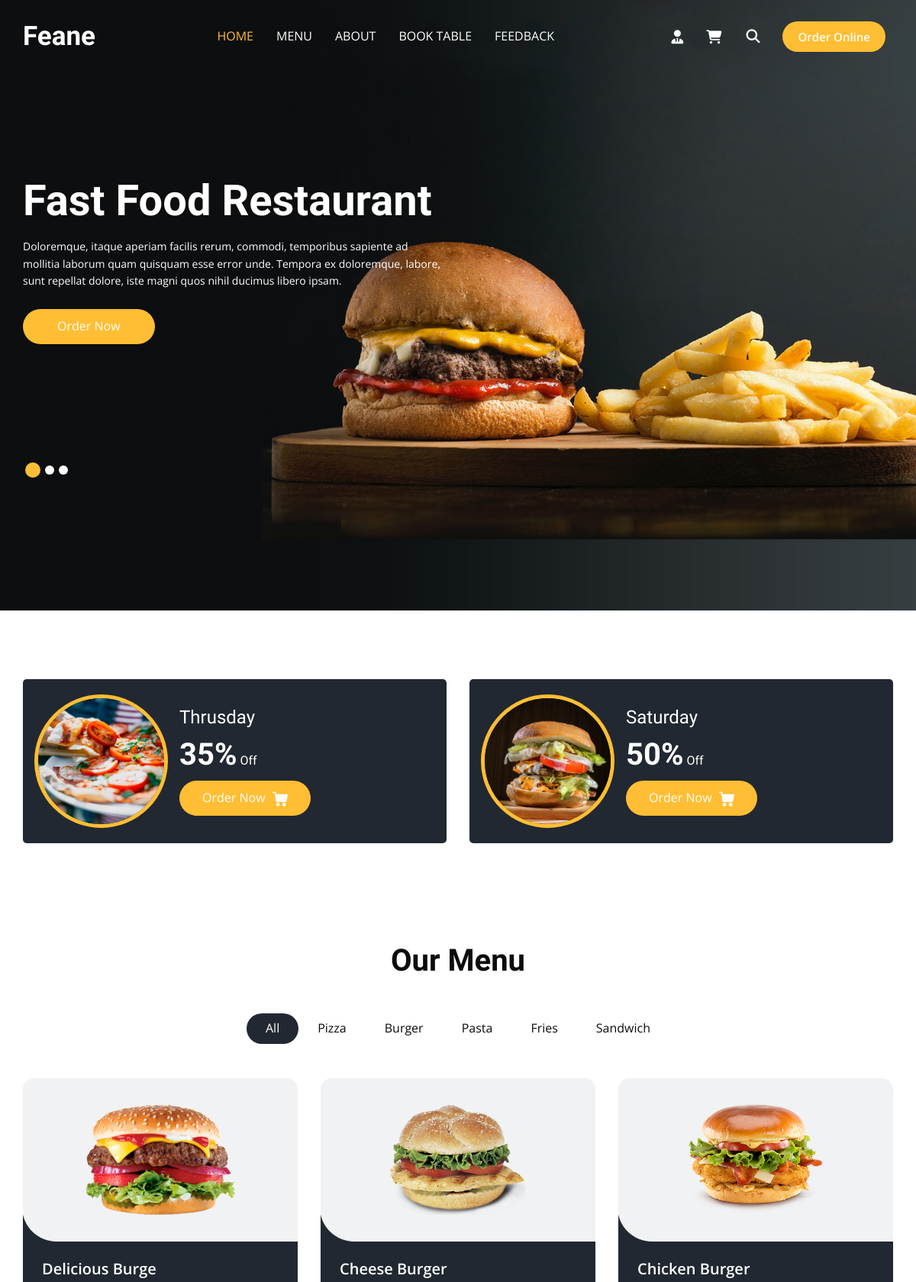
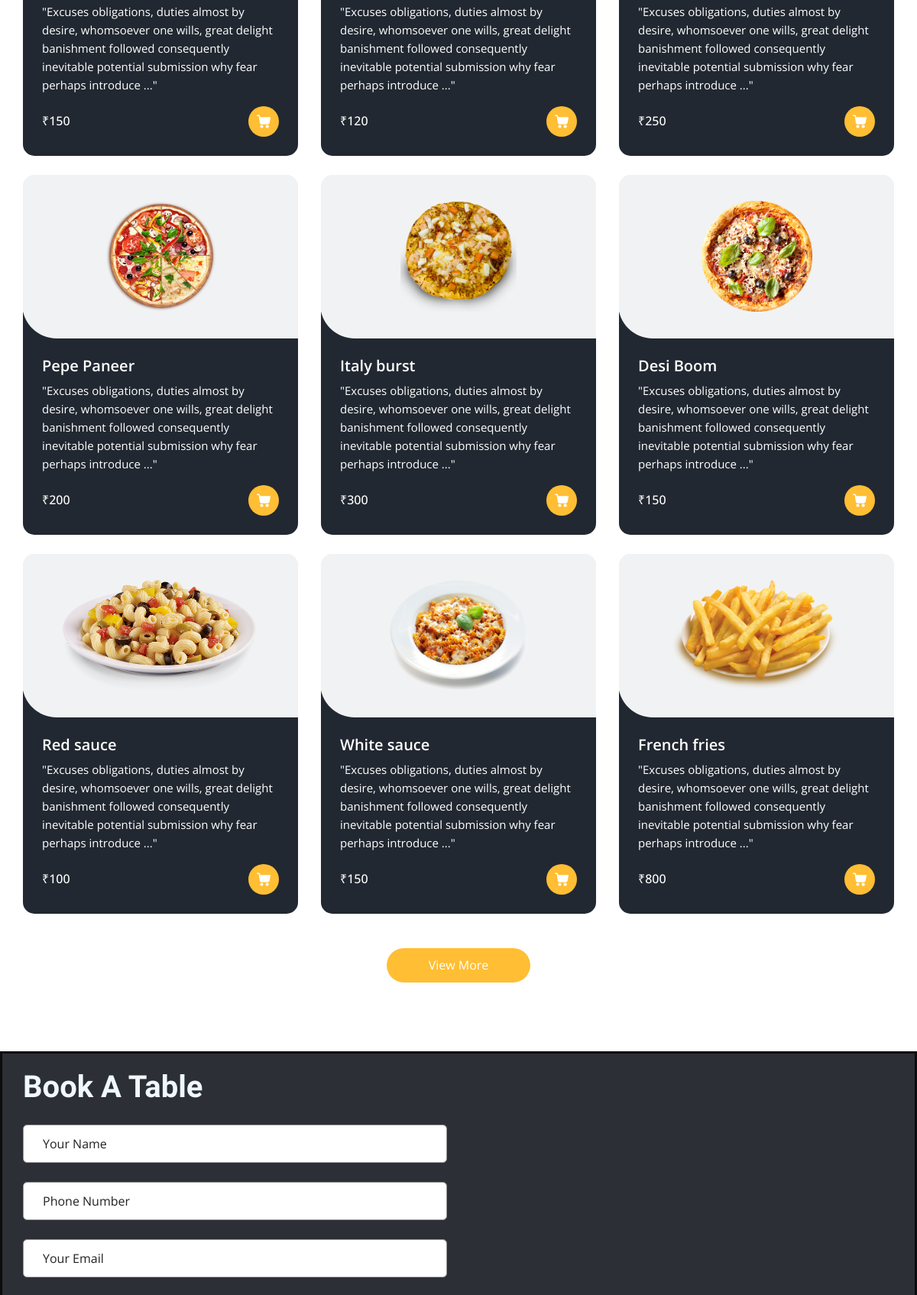
The page / (upper part) on the database its author committed (2 pictures, top to bottom).
### BaseApp/models.py (models this page shows, shortened)
class Offer(models.Model):
    Day_name = models.CharField(max_length=10)
    Off = models.CharField(max_length=15)
    Image = models.ImageField()

class ItemList(models.Model):
    Category_name = models.CharField(max_length=15)
    def __str__(self):
        return self.Category_name

class Items(models.Model):
    Item_name = models.CharField(max_length=15)
    Description = models.TextField(blank=False)
    Price = models.IntegerField()
    Category = models.ForeignKey(ItemList, related_name='Name', on_delete=models.CASCADE)
    Image = models.ImageField(upload_to='Items/')

### BaseApp/views.py (the view)
# urls.py: path('',homeView, name="home"),
def homeView(request, ):
    items = Items.objects.all()
    list = ItemList.objects.all()
    offer = Offer.objects.all()
    feedback = Feedback.objects.all()
    return render(request,'home.html', {'items' : items, 'list' : list, 'offer':offer, 'feedback':feedback})

### Template/home.html (shortened to what this page needs)
{% extends "base.html" %}
{% load static %}
{% block slider %}
    <section class="slider_section ">
      <div id="customCarousel1" class="carousel slide" data-ride="carousel">
        <div class="carousel-inner">
          <div class="carousel-item active">
            <div class="container ">
              <div class="row">
                <div class="col-md-7 col-lg-6 ">
                  <div class="detail-box">
                    <h1>
                      Fast Food Restaurant
                    </h1>
                    <p>
                      Doloremque, itaque aperiam facilis rerum, commodi, temporibus sapiente ad mollitia laborum quam quisquam esse error unde. Tempora ex doloremque, labore, sunt repellat dolore, iste magni quos nihil ducimus libero ipsam.
                    </p>
                    <div class="btn-box">
                      <a href="{% url "menu" %}" class="btn1">
                        Order Now
                      </a>
                    </div>
                  </div>
                </div>
              </div>
            </div>
          </div>
        </div>
        <div class="container">
          <ol class="carousel-indicators">
            <li data-target="#customCarousel1" data-slide-to="0" class="active"></li>
            <li data-target="#customCarousel1" data-slide-to="1"></li>
            <li data-target="#customCarousel1" data-slide-to="2"></li>
          </ol>
        </div>
      </div>
    </section>
{% endblock slider %}
{% block homeStatus %}active{% endblock homeStatus %}
{% block main %}
  <section class="offer_section layout_padding-bottom">
    <div class="offer_container" style="margin-bottom: -50px;">
      <div class="container ">
        <div class="row">
          {% for o in offer  %}
          <div class="col-md-6  ">
            <div class="box ">
              <div class="img-box">
                <img src="/media/{{o.Image}}" alt="">
              </div>
              <div class="detail-box">
                <h5>
                  {{o.Day_name}}
                </h5>
                <h6>
                  <span>{{o.Off}}</span> Off
                </h6>
                <a href="">
                  Order Now
                </a>
              </div>
            </div>
          </div>
          {% endfor %}
        </div>
      </div>
    </div>
  </section>
   <section class="food_section layout_padding">
    <div class="container">
      <div class="heading_container heading_center" style="padding-top: -150px;">
        <h2>
          Our Menu
        </h2>
      </div>
      <ul class="filters_menu">
        <li class="active" data-filter="*">All</li>
        {% for i in list  %}
        <li data-filter=".{{i.Categroy_name}}">{{i.Category_name}}</li>
        {% endfor %}
      </ul>
      <div class="filters-content">
        <div class="row grid">
          {% for j in items  %}
          <div class="col-sm-6 col-lg-4 all {{j.Category}}">
            <div class="box">
              <div>
                <div class="img-box">
                  <img src="/media/{{j.Image}}" alt="{{j.Image}}">
                </div>
                <div class="detail-box">
                  <h5>
                    {{j.Item_name}}
                  </h5>
                  <p>
                    {{j.Description}}
                  </p>
                  <div class="options">
                    <h6>
                      ₹{{j.Price}}
                    </h6>
                    <a href="{% url 'add_to_cart' j.id %}">
                    </a>
                  </div>
                </div>
              </div>
            </div>
          </div>
          {% endfor %}
        </div>
      </div>
      <div class="btn-box">
        <a href=" {% url "menu" %}">
          View More
        </a>
      </div>
    </div>
  </section>
  <section class="book_section layout_padding">
    <div class="container">
      <div class="heading_container" style="color: aliceblue;">
        <h2>
          Book A Table
        </h2>
      </div>
      <div class="row">
        <div class="col-md-6">
          <div class="form_container">
            <form action="">
              <div>
                <input type="text" class="form-control" placeholder="Your Name" />
              </div>
              <div>
                <input type="text" class="form-control" placeholder="Phone Number" />
              </div>
              <div>
                <input type="email" class="form-control" placeholder="Your Email" />
              </div>
            </form>
          </div>
        </div>
        <div class="col-md-6">
          <div class="map_container ">
            <div id="googleMap"></div>
          </div>
        </div>
      </div>
    </div>
  </section>
{% endblock main %}

### static/css/responsive.css (style rules this page uses)
@media (min-width: 1200px) { .container { max-width: 1170px; } }

### rows shown on the page
Offer: Image (picture), Day_name "Thrusday", Off "35%"
Offer: Image (picture), Day_name "Saturday", Off "50%"
ItemList: Category_name "Pizza"
ItemList: Category_name "Burger"
ItemList: Category_name "Pasta"
ItemList: Category_name "Fries"
ItemList: Category_name "Sandwich"
Items: Image (picture), Item_name "Delicious Burge", Description "\"Excuses obligations, duties almost by desire, whomsoever one wills, great delight banishment followed consequently inevitable potential submission why fear perhaps introduce ...\"", Price "150"
Items: Image (picture), Item_name "Cheese Burger", Description "\"Excuses obligations, duties almost by desire, whomsoever one wills, great delight banishment followed consequently inevitable potential submission why fear perhaps introduce ...\"", Price "120"
Items: Image (picture), Item_name "Chicken Burger", Description "\"Excuses obligations, duties almost by desire, whomsoever one wills, great delight banishment followed consequently inevitable potential submission why fear perhaps introduce ...\"", Price "250"
Items: Image (picture), Item_name "Pepe Paneer", Description "\"Excuses obligations, duties almost by desire, whomsoever one wills, great delight banishment followed consequently inevitable potential submission why fear perhaps introduce ...\"", Price "200"
Items: Image (picture), Item_name "Italy burst", Description "\"Excuses obligations, duties almost by desire, whomsoever one wills, great delight banishment followed consequently inevitable potential submission why fear perhaps introduce ...\"", Price "300"
Items: Image (picture), Item_name "Desi Boom", Description "\"Excuses obligations, duties almost by desire, whomsoever one wills, great delight banishment followed consequently inevitable potential submission why fear perhaps introduce ...\"", Price "150"
Items: Image (picture), Item_name "Red sauce", Description "\"Excuses obligations, duties almost by desire, whomsoever one wills, great delight banishment followed consequently inevitable potential submission why fear perhaps introduce ...\"", Price "100"
Items: Image (picture), Item_name "White sauce", Description "\"Excuses obligations, duties almost by desire, whomsoever one wills, great delight banishment followed consequently inevitable potential submission why fear perhaps introduce ...\"", Price "150"
Items: Image (picture), Item_name "French fries", Description "\"Excuses obligations, duties almost by desire, whomsoever one wills, great delight banishment followed consequently inevitable potential submission why fear perhaps introduce ...\"", Price "800"
